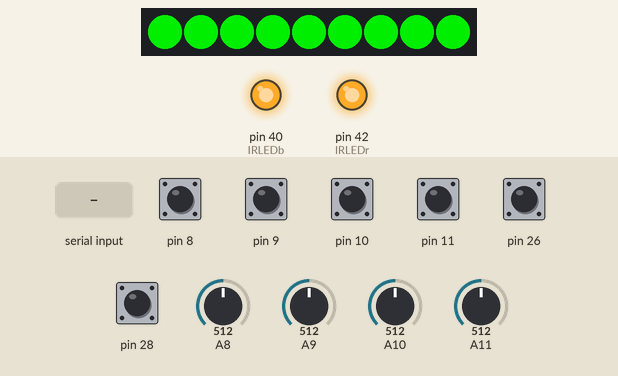
Simulated run of this sketch. Board: Arduino Mega 2560, built with avr-gcc and run on an emulated ATmega2560. On the bench: 9 RGB LEDs in strip order, left to right, output pins drawn as LEDs (lit = HIGH). The inputs (shaded band) are chosen by the test bench; at power-on: pin 8–11, pin 26, pin 28 HIGH, A8 = 512, A9 = 512, A10 = 512, A11 = 512. What the sketch prints to the serial monitor is not drawn.

Above: at 1.3 s.
1.4 s: "1" received over Serial
At 2.4 s:
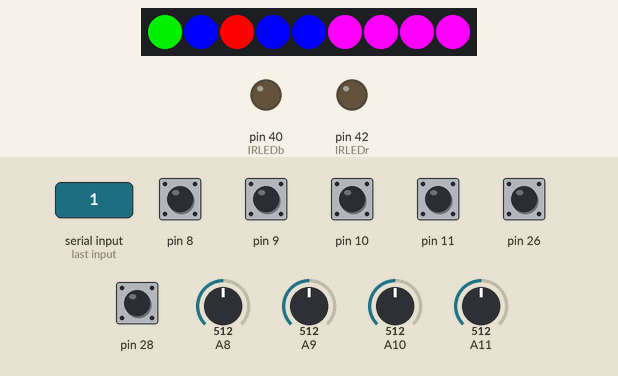
4.4 s: pin 10 pulled LOW for 0.15 s
At 5.6 s:
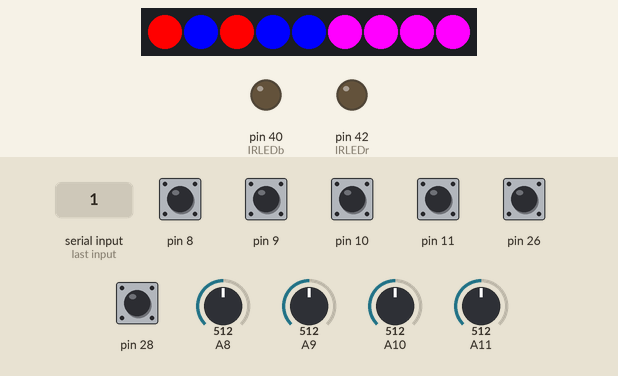
7.5 s: "P" received over Serial
At 8.2 s:
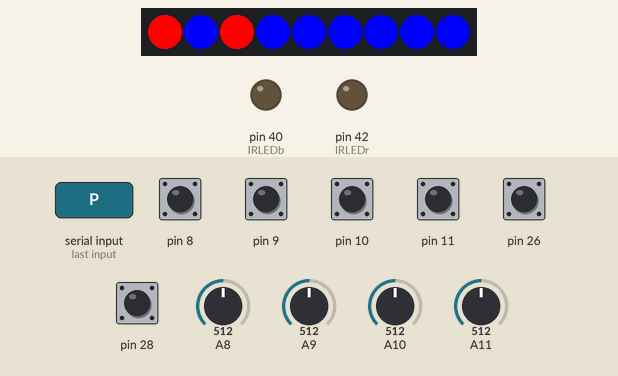
9.0 s: pin 9 pulled LOW for 0.15 s
At 9.22 s:
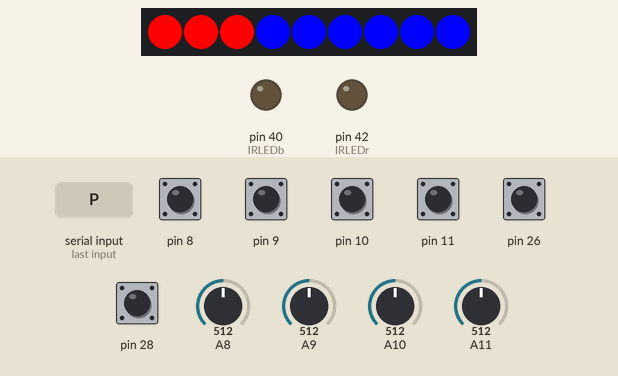
10.8 s: pin 11 pulled LOW for 0.15 s
At 11.3 s:
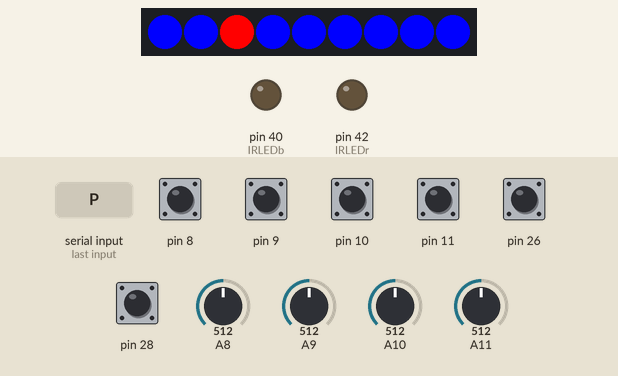
13.9 s: A8 set to 490
Timing chart, 0 to 16.9 s (numbered marks = the images above; inputs shaded):
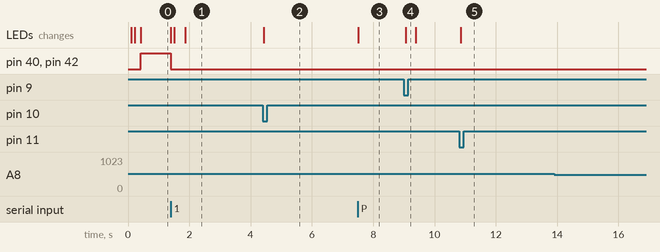

Measured:
- after the input at 1.4 s, pin 40 (IRLEDb), pin 42 (IRLEDr): HIGH → LOW at once; the LEDs: first change at once (image 1 shows a later state)
- after the input at 4.4 s, the LEDs: change at once (image 2)
- after the input at 7.5 s, the LEDs: change at once (image 3)
- after the input at 9.0 s, the LEDs: change after 0.07 s (image 4)
- after the input at 10.8 s, the LEDs: change after 0.06 s (image 5)

The sketch:

pylonCtrl.ino
```cpp
#include <Adafruit_NeoPixel.h>

#define PIN            6
#define NUMPIXELS      16
#define PULL_PY 1
#define PUSH_PY 0
#define SHORT_PY 4
#define RECESSED 3 //might be 2
#define ROT 2
#define IRLEDb 40
#define IRLEDr 42

Adafruit_NeoPixel pixels = Adafruit_NeoPixel(9, 6, NEO_GRB + NEO_KHZ800);
byte inc;

void setup() {
  pixels.begin(); // This initializes the NeoPixel library.
  for (int i = 0; i <= 9; i++) {
    pixels.setPixelColor(i, 255, 0, 0);
    pixels.show();
  }
  delay(100);
  for (int i = 0; i <= 9; i++) {
    pixels.setPixelColor(i, 0, 255, 0);
    pixels.show();
  }
  delay(100);
  for (int i = 0; i <= 9; i++) {
    pixels.setPixelColor(i, 0, 0, 255);
    pixels.show();
  }

  delay(100);
  for (int i = 0; i < 10; i++) {
    pixels.setPixelColor(i, 0, 200, 0);
    pixels.show();
    delay(10);
  }

  pinMode(9, INPUT_PULLUP);
  pinMode(8, INPUT_PULLUP);
  pinMode(10, INPUT_PULLUP);
  pinMode(11, INPUT_PULLUP);
  pinMode(20, INPUT_PULLUP);
  pinMode(21, INPUT_PULLUP);
  pinMode(26, INPUT_PULLUP);
  pinMode(28, INPUT_PULLUP);
  pinMode(IRLEDb, OUTPUT);
  pinMode(IRLEDr, OUTPUT);
  Serial.begin(9600);
  boolean waiting = true;
  digitalWrite(IRLEDb, HIGH);
  digitalWrite(IRLEDr, HIGH);
  while (waiting)
  {
    if (Serial.available()) {

      if (Serial.read() == '1') {
        waiting = false;
        digitalWrite(IRLEDb, LOW);
        digitalWrite(IRLEDr, LOW);
      }
      else {
        pixels.setPixelColor(6, pixels.Color(255, 0, 0));
        pixels.setPixelColor(7, pixels.Color(255, 0, 0));
        pixels.setPixelColor(8, pixels.Color(255, 0, 0));
        pixels.setPixelColor(5, pixels.Color(255, 0, 0));
        pixels.show();
        Serial.write(Serial.read());
      }

    }
  }
  pixels.setPixelColor(5, pixels.Color(255, 0, 255));
  pixels.setPixelColor(6, pixels.Color(255, 0, 255));
  pixels.setPixelColor(7, pixels.Color(255, 0, 255));
  pixels.setPixelColor(8, pixels.Color(255, 0, 255));
  pixels.show();
  delay(100);
  pixels.setPixelColor(5, pixels.Color(0, 0, 0));
  pixels.setPixelColor(6, pixels.Color(0, 0, 0));
  pixels.setPixelColor(7, pixels.Color(0, 0, 0));
  pixels.setPixelColor(8, pixels.Color(0, 0, 0));
  pixels.show();
  delay(100);
  pixels.setPixelColor(5, pixels.Color(255, 0, 255));
  pixels.setPixelColor(6, pixels.Color(255, 0, 255));
  pixels.setPixelColor(7, pixels.Color(255, 0, 255));
  pixels.setPixelColor(8, pixels.Color(255, 0, 255));
  pixels.show();

}


void loop() {


  if (digitalRead(8) == HIGH)
  {
    pixels.setPixelColor(PULL_PY, pixels.Color(255, 0, 0));
    pixels.show();
    Serial.write((int)'R');
    Serial.write(8);
    Serial.println();

  }
  if (digitalRead(9) == HIGH)
  {
    pixels.setPixelColor(PULL_PY, pixels.Color(0, 0, 255));
    pixels.show();
    Serial.write((int)'B');
    Serial.write(8);
    Serial.println();


  }
  if (digitalRead(10) == LOW)
  {
    pixels.setPixelColor(PUSH_PY, pixels.Color(255, 0, 0));
    pixels.show();
    Serial.write((int)'R');
    Serial.write(7);
    Serial.println();

  }
  if (digitalRead(11) == LOW)
  {
    pixels.setPixelColor(PUSH_PY, pixels.Color(0, 0, 255));
    pixels.show();
    Serial.write((int)'B');
    Serial.write(7);
    Serial.println();

  }
  if (digitalRead(11) == LOW)
  {
    pixels.setPixelColor(PUSH_PY, pixels.Color(0, 0, 255));
    pixels.show();
    Serial.write((int)'B');
    Serial.write(7);
    Serial.println();

  }
  //Serial.println(analogRead(A0));
  //delay(10);
  if (analogRead(A8) > 500)//blue
  {
    pixels.setPixelColor(SHORT_PY, pixels.Color(255, 0, 0));
    pixels.show();
    Serial.write((int)'R');
    Serial.write(9);
    Serial.println();

  }

  if (analogRead(A9) > 500)
  {
    pixels.setPixelColor(SHORT_PY, pixels.Color(0, 0, 255));
    pixels.show();
    Serial.write((int)'B');
    Serial.write(9);
    Serial.println();

  }
  if (analogRead(A10) > 500)//blue
  {
    pixels.setPixelColor(RECESSED, pixels.Color(255, 0, 0));
    pixels.show();
    Serial.write((int)'R');
    Serial.write(10);
    Serial.println();
  }

  if (analogRead(A11) > 500)
  {
    pixels.setPixelColor(RECESSED, pixels.Color(0, 0, 255));
    pixels.show();
    Serial.write((int)'B');
    Serial.write(10);
    Serial.println();
  }
  if (digitalRead(26) == HIGH)
  {
    pixels.setPixelColor(ROT, pixels.Color(0, 0, 255));
    pixels.show();
    Serial.write((int)'B');
    Serial.write(11);
    Serial.println();

  }
  if (digitalRead(28) == HIGH)
  {
    pixels.setPixelColor(ROT, pixels.Color(255, 0, 0));
    pixels.show();
    Serial.write((int)'R');
    Serial.write(11);
    Serial.println();

  }
  /*if (analogRead(A1) > 500)
  {
    Serial.write((int)'B');
    Serial.write(12);
    Serial.println();
  }
  if (analogRead(A0) > 500)
  {
    Serial.write((int)'B');
    Serial.write(12);
    Serial.println();
  }*/

  if (Serial.available()) {
    inc = Serial.read();
    switch (inc) {
      case '3':
        digitalWrite(50, HIGH);
        digitalWrite(52, LOW);
        digitalWrite(51, HIGH);
        digitalWrite(53, LOW);
        Serial.println('3');
        break;
      case '4':
        digitalWrite(50, LOW);
        digitalWrite(52, HIGH);
        digitalWrite(53, HIGH);
        digitalWrite(51, LOW);
        Serial.println('4');
        break;
      case '5':
        digitalWrite(51, LOW);
        digitalWrite(53, LOW);
        digitalWrite(52, LOW);
        digitalWrite(54, LOW);
        Serial.println('5');
        break;
      case 80:
        pixels.setPixelColor(6, pixels.Color(0, 0, 255));
        pixels.setPixelColor(7, pixels.Color(0, 0, 255));
        pixels.setPixelColor(8, pixels.Color(0, 0, 255));
        pixels.setPixelColor(5, pixels.Color(0, 0, 255));
        pixels.show();
        break;
      case 90:
        pixels.setPixelColor(6, pixels.Color(255, 0, 0));
        pixels.setPixelColor(7, pixels.Color(255, 0, 0));
        pixels.setPixelColor(8, pixels.Color(255, 0, 0));
        pixels.setPixelColor(5, pixels.Color(255, 0, 0));
        break;
      default:
        break;
    }
    delay(1);
  }
}
```
